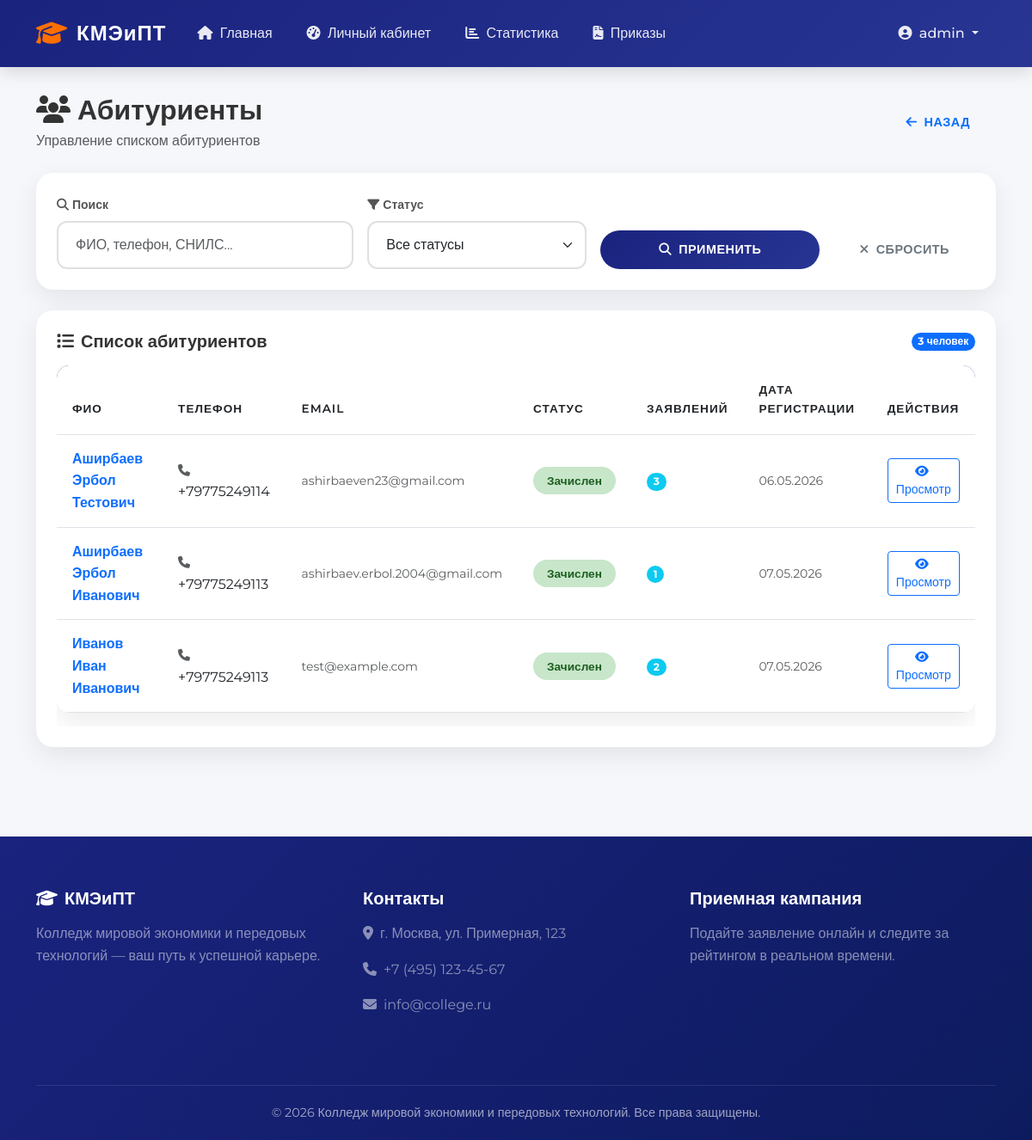
The app's page /staff/applicants/ (signed in) with its own data.
### applicants/models.py (models this page shows, shortened)
class Applicant(models.Model):
    SEX_CHOICES = [('M', 'Мужской'), ('F', 'Женский')]
    STATUS_CHOICES = [
        ('draft', 'Черновик'),
        ('submitted', 'Подано'),
        ('under_review', 'На рассмотрении'),
        ('accepted', 'Зачислен'),
        ('rejected', 'Отказ'),
    ]
    user = models.OneToOneField(
        User,
        on_delete=models.CASCADE,
        related_name='applicant_profile',
        verbose_name="Пользователь"
    )
    patronymic = models.CharField(max_length=150, blank=True, verbose_name="Отчество")
    birth_date = models.DateField(verbose_name="Дата рождения")
    sex = models.CharField(max_length=1, choices=SEX_CHOICES, verbose_name="Пол")
    phone = models.CharField(max_length=20, verbose_name="Телефон")
    snils = models.CharField(max_length=14, blank=True, verbose_name="СНИЛС")
    passport_series = models.CharField(max_length=4, blank=True, verbose_name="Серия паспорта")
    passport_number = models.CharField(max_length=6, blank=True, verbose_name="Номер паспорта")
    address = models.TextField(blank=True, verbose_name="Адрес")
    status = models.CharField(
        max_length=20,
        choices=STATUS_CHOICES,
        default='draft',
        verbose_name="Статус"
    )
    created_at = models.DateTimeField(auto_now_add=True)
    updated_at = models.DateTimeField(auto_now=True)
    class Meta:
        verbose_name = "Абитуриент"
        verbose_name_plural = "Абитуриенты"
        ordering = ['user__last_name', 'user__first_name']
    @property
    def full_name(self):
        return f"{self.user.last_name} {self.user.first_name} {self.patronymic}"

### staff/views.py (the view, shortened to what this page needs)
# urls.py: path('applicants/', views.applicants_list, name='staff_applicants'),
@login_required
@user_passes_test(is_staff_user)
def applicants_list(request):
    active_campaign = AdmissionCampaign.objects.filter(is_active=True).first()
    status_filter = request.GET.get('status', '')
    search = request.GET.get('search', '')
    applicants = Applicant.objects.filter(
        applications__campaign=active_campaign
    ).distinct().prefetch_related('applications')
    if status_filter:
        applicants = applicants.filter(status=status_filter)
    context = {
        'applicants': applicants.order_by('user__last_name'),
        'current_status': status_filter,
        'search': search,
    }
    return render(request, 'staff/applicants_list.html', context)

### staff/views.py (called while the page is built)
def is_staff_user(user):
    return user.is_staff or user.groups.filter(name__in=['Secretary', 'Chairman']).exists()

### templates/staff/applicants_list.html (shortened to what this page needs)
{% extends 'base.html' %}
{% block content %}
<div class="container py-4">
    <div class="d-flex justify-content-between align-items-center mb-4">
        <div>
            <h2 class="fw-bold mb-1">
                <i class="fas fa-users me-2"></i>Абитуриенты
            </h2>
            <p class="text-muted mb-0">Управление списком абитуриентов</p>
        </div>
        <a href="{% url 'staff_dashboard' %}" class="btn btn-outline-primary btn-modern">
            <i class="fas fa-arrow-left me-2"></i>Назад
        </a>
    </div>
    <div class="card-custom mb-4">
        <div class="card-body p-4">
            <form method="get" class="row g-3">
                <div class="col-md-4">
                    <label class="form-label fw-bold small">
                        <i class="fas fa-search me-1"></i>Поиск
                    </label>
                    <input type="text" name="search" class="form-control form-control-modern"
                           placeholder="ФИО, телефон, СНИЛС..." value="{{ search }}">
                </div>
                <div class="col-md-3">
                    <label class="form-label fw-bold small">
                        <i class="fas fa-filter me-1"></i>Статус
                    </label>
                    <select name="status" class="form-select form-control-modern">
                        <option value="">Все статусы</option>
                    </select>
                </div>
                <div class="col-md-3 d-flex align-items-end">
                    <button type="submit" class="btn btn-gradient btn-modern w-100">
                        <i class="fas fa-search me-2"></i>Применить
                    </button>
                </div>
                <div class="col-md-2 d-flex align-items-end">
                    <a href="{% url 'staff_applicants' %}" class="btn btn-outline-secondary btn-modern w-100">
                        <i class="fas fa-times me-2"></i>Сбросить
                    </a>
                </div>
            </form>
        </div>
    </div>
    <div class="card-custom">
        <div class="card-body p-4">
            <div class="d-flex justify-content-between align-items-center mb-3">
                <h5 class="fw-bold mb-0">
                    <i class="fas fa-list me-2"></i>Список абитуриентов
                </h5>
                <span class="badge bg-primary rounded-pill">{{ applicants|length }} человек</span>
            </div>
            <div class="table-responsive">
                <table class="table table-modern">
                    <thead>
                        <tr>
                            <th>ФИО</th>
                            <th>Телефон</th>
                            <th>Email</th>
                            <th>Статус</th>
                            <th>Заявлений</th>
                            <th>Дата регистрации</th>
                            <th>Действия</th>
                        </tr>
                    </thead>
                    <tbody>
                        {% for applicant in applicants %}
                        <tr>
                            <td>
                                <a href="{% url 'staff_applicant_detail' applicant.pk %}" class="fw-bold text-decoration-none">
                                    {{ applicant.full_name }}
                                </a>
                            </td>
                            <td>
                                <i class="fas fa-phone text-muted me-1 small"></i>
                                {{ applicant.phone }}
                            </td>
                            <td>
                                <small class="text-muted">{{ applicant.user.email }}</small>
                            </td>
                            <td>
                                {% if applicant.status == 'draft' %}
                                <span class="badge-status badge-draft">{{ applicant.get_status_display }}</span>
                                {% elif applicant.status == 'submitted' %}
                                <span class="badge-status badge-submitted">{{ applicant.get_status_display }}</span>
                                {% elif applicant.status == 'accepted' %}
                                <span class="badge-status badge-accepted">{{ applicant.get_status_display }}</span>
                                {% elif applicant.status == 'rejected' %}
                                <span class="badge bg-danger rounded-pill">{{ applicant.get_status_display }}</span>
                                {% else %}
                                <span class="badge bg-secondary rounded-pill">{{ applicant.get_status_display }}</span>
                                {% endif %}
                            </td>
                            <td>
                                <span class="badge bg-info rounded-pill">
                                    {{ applicant.applications.count }}
                                </span>
                            </td>
                            <td>
                                <small class="text-muted">{{ applicant.created_at|date:"d.m.Y" }}</small>
                            </td>
                            <td>
                                <a href="{% url 'staff_applicant_detail' applicant.pk %}"
                                   class="btn btn-outline-primary btn-sm">
                                    <i class="fas fa-eye me-1"></i>Просмотр
                                </a>
                            </td>
                        </tr>
                        {% endfor %}
                    </tbody>
                </table>
            </div>
        </div>
    </div>
</div>
{% endblock %}

### templates/base.html (shortened to what this page needs)
<!DOCTYPE html>
<html lang="ru">
<head>
    <link href="https://cdn.jsdelivr.net/npm/bootstrap@5.3.0/dist/css/bootstrap.min.css" rel="stylesheet">
    <link rel="stylesheet" href="https://cdnjs.cloudflare.com/ajax/libs/font-awesome/6.4.0/css/all.min.css">
    <link rel="stylesheet" href="https://cdnjs.cloudflare.com/ajax/libs/animate.css/4.1.1/animate.min.css">
</head>
<body>
    <nav class="navbar navbar-expand-lg fixed-top" id="navbar">
        <div class="container">
            <a class="navbar-brand" href="{% url 'home' %}">
                <i class="fas fa-graduation-cap"></i> КМЭиПТ
            </a>
            <div class="collapse navbar-collapse" id="navbarNav">
                <ul class="navbar-nav me-auto">
                    <li class="nav-item">
                        <a class="nav-link" href="{% url 'home' %}">
                            <i class="fas fa-home me-1"></i> Главная
                        </a>
                    </li>
                    {% if user.is_authenticated %}
                    <li class="nav-item">
                        <a class="nav-link" href="{% url 'dashboard' %}">
                            <i class="fas fa-tachometer-alt me-1"></i> Личный кабинет
                        </a>
                    </li>
                    {% endif %}
                    {% if user.is_staff %}
                    <li class="nav-item">
                        <a class="nav-link" href="{% url 'statistics' %}">
                            <i class="fas fa-chart-bar me-1"></i> Статистика
                        </a>
                    </li>
                    <li class="nav-item">
                        <a class="nav-link" href="{% url 'enrollment_orders' %}">
                            <i class="fas fa-file-contract me-1"></i> Приказы
                        </a>
                    </li>
                    {% endif %}
                </ul>
                <ul class="navbar-nav">
                    {% if user.is_authenticated %}
                    <li class="nav-item dropdown">
                        <a class="nav-link dropdown-toggle" href="#" data-bs-toggle="dropdown">
                            <i class="fas fa-user-circle me-1"></i>
                            {{ user.get_full_name|default:user.username }}
                        </a>
                    </li>
                    {% endif %}
                </ul>
            </div>
        </div>
    </nav>
    <main>
        {% block content %}{% endblock %}
    </main>
    <footer class="footer">
        <div class="container">
            <div class="row">
                <div class="col-md-4 mb-4">
                    <h5 class="fw-bold mb-3">
                        <i class="fas fa-graduation-cap me-2"></i>КМЭиПТ
                    </h5>
                    <p class="text-white-50">Колледж мировой экономики и передовых технологий — ваш путь к успешной карьере.</p>
                </div>
                <div class="col-md-4 mb-4">
                    <h5 class="fw-bold mb-3">Контакты</h5>
                    <p class="text-white-50"><i class="fas fa-map-marker-alt me-2"></i>г. Москва, ул. Примерная, 123</p>
                    <p class="text-white-50"><i class="fas fa-phone me-2"></i>+7 (495) 123-45-67</p>
                    <p class="text-white-50"><i class="fas fa-envelope me-2"></i>info@college.ru</p>
                </div>
                <div class="col-md-4 mb-4">
                    <h5 class="fw-bold mb-3">Приемная кампания</h5>
                    <p class="text-white-50">Подайте заявление онлайн и следите за рейтингом в реальном времени.</p>
                </div>
            </div>
            <div class="footer-bottom">
                <p class="mb-0">&copy; 2026 Колледж мировой экономики и передовых технологий. Все права защищены.</p>
            </div>
        </div>
    </footer>
</body>
</html>

### templates/base.html (style rules this page uses)
:root { --primary: #1a237e; --primary-light: #283593; --accent: #ff6f00; --accent-light: #ff8f00; --success: #2e7d32; --info: #0277bd; --warning: #f57c00; --danger: #c62828; --bg-light: #f5f7fa; --card-shadow: 0 10px 30px rgba(0, 0, 0, 0.08); --card-hover-shadow: 0 20px 40px rgba(0, 0, 0, 0.12); --transition: all 0.3s cubic-bezier(0.4, 0, 0.2, 1); }
* { margin: 0; padding: 0; box-sizing: border-box; }
body { font-family: 'Montserrat', sans-serif; background: var(--bg-light); color: #333; line-height: 1.6; overflow-x: hidden; padding-top: 85px; }
.navbar { background: linear-gradient(135deg, var(--primary) 0%, var(--primary-light) 100%) !important; box-shadow: 0 4px 20px rgba(0, 0, 0, 0.15); padding: 15px 0; transition: var(--transition); }
.navbar-brand { font-weight: 800; font-size: 1.5rem; letter-spacing: 1px; color: white !important; display: flex; align-items: center; gap: 10px; }
.navbar-brand i { font-size: 1.8rem; color: var(--accent); }
.nav-link { color: rgba(255, 255, 255, 0.9) !important; font-weight: 500; padding: 10px 20px !important; border-radius: 50px; transition: var(--transition); position: relative; }
.card-custom { background: white; border: none; border-radius: 20px; box-shadow: var(--card-shadow); transition: var(--transition); overflow: hidden; height: 100%; }
.card-custom .card-body { padding: 30px; }
.btn-modern { padding: 12px 30px; border-radius: 50px; font-weight: 600; letter-spacing: 0.5px; transition: var(--transition); text-transform: uppercase; font-size: 0.9rem; border: none; }
.btn-gradient { background: linear-gradient(135deg, var(--primary) 0%, var(--primary-light) 100%); color: white; }
.table-modern { background: white; border-radius: 15px; overflow: hidden; box-shadow: var(--card-shadow); }
.table-modern thead { background: linear-gradient(135deg, var(--primary) 0%, var(--primary-light) 100%); color: white; }
.table-modern th { padding: 18px; font-weight: 600; text-transform: uppercase; font-size: 0.85rem; letter-spacing: 1px; }
.table-modern td { padding: 15px 18px; vertical-align: middle; }
.table-modern tbody tr { transition: var(--transition); }
.form-control-modern { border: 2px solid #e0e0e0; border-radius: 12px; padding: 14px 20px; font-size: 1rem; transition: var(--transition); }
.form-label { font-weight: 600; color: #555; margin-bottom: 8px; }
.badge-status { padding: 8px 16px; border-radius: 50px; font-weight: 600; font-size: 0.85rem; }
.badge-accepted { background: #c8e6c9; color: #1b5e20; }
.footer { background: linear-gradient(135deg, #1a237e 0%, #0d1b5e 100%); color: white; padding: 60px 0 20px; margin-top: 80px; }
.footer-bottom { border-top: 1px solid rgba(255, 255, 255, 0.1); padding-top: 20px; margin-top: 40px; text-align: center; color: rgba(255, 255, 255, 0.6); font-size: 0.9rem; }
.fade-in-up { animation: fadeInUp 0.6s ease-out; }

### records on screen
Applicant: full_name "Аширбаев Эрбол Тестович", phone "+79775249114", user.email "ashirbaeven23@gmail.com", status "Зачислен", applications.count "3", created_at "06.05.2026"
Applicant: full_name "Аширбаев Эрбол Иванович", phone "+79775249113", user.email "ashirbaev.erbol.2004@gmail.com", status "Зачислен", applications.count "1", created_at "07.05.2026"
Applicant: full_name "Иванов Иван Иванович", phone "+79775249113", user.email "test@example.com", status "Зачислен", applications.count "2", created_at "07.05.2026"

### other values on screen
{{ user.get_full_name|default:user.username }} "admin"
{{ applicants|length }} "3"
